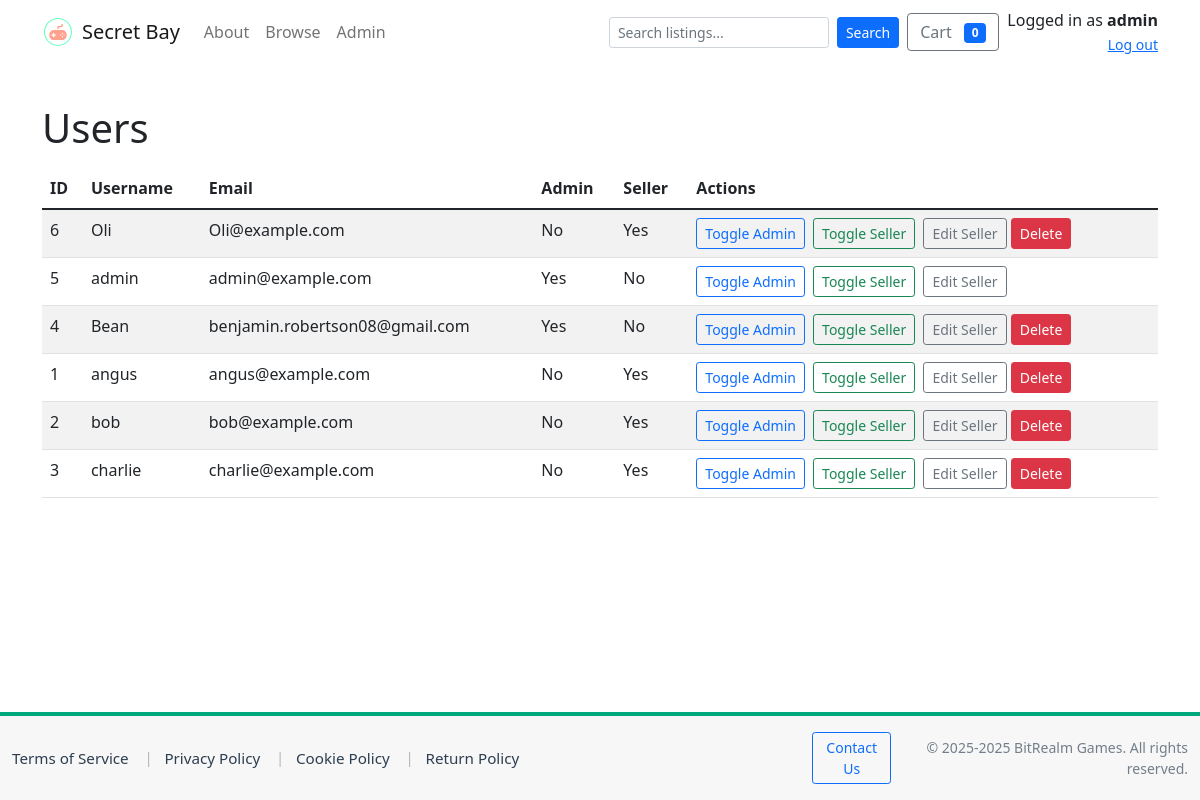
Page /admin/users (signed in) on the earlier database version.
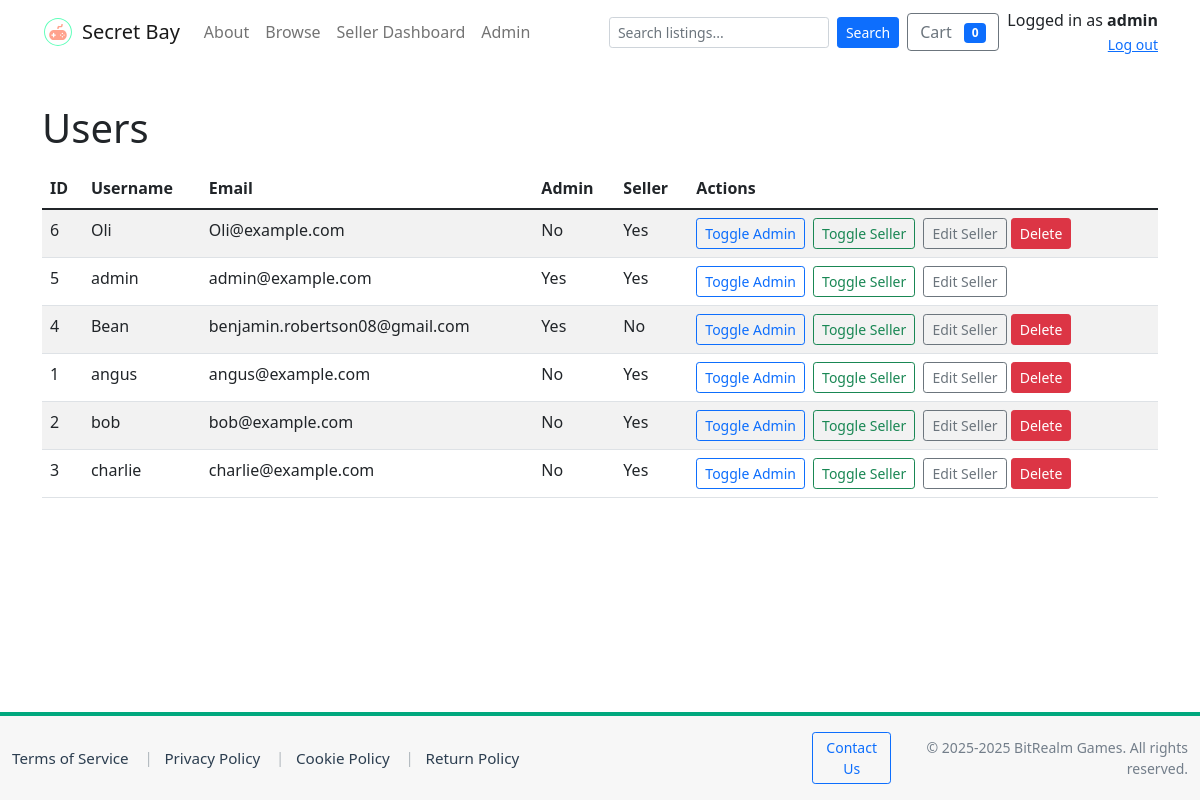
Same page on the later database version.
### tables this page shows
CREATE TABLE users (
    id INTEGER PRIMARY KEY AUTOINCREMENT,
    username TEXT NOT NULL UNIQUE,
    email TEXT NOT NULL UNIQUE,
    password_hash TEXT NOT NULL,
    is_admin INTEGER NOT NULL DEFAULT 0,
    is_seller INTEGER NOT NULL DEFAULT 0,
    business_name TEXT,
    seller_description TEXT,
    rating REAL DEFAULT 0,
    total_sales INTEGER DEFAULT 0,
    created_at TEXT NOT NULL DEFAULT (datetime('now'))
, logo_url TEXT);

### app.py (the view)
@app.route('/admin/users')
@admin_required
def admin_users():
    conn = get_db_connection()
    cur = conn.cursor()
    cur.execute("SELECT id, username, email, is_admin, is_seller, created_at FROM users ORDER BY created_at DESC")
    users = cur.fetchall()
    conn.close()
    return render_template('admin/users.html', users=users)

### app.py (called while the page is built)
def get_db_connection(path=DB_PATH):
    conn = sqlite3.connect(path)
    conn.row_factory = sqlite3.Row
    conn.execute("PRAGMA foreign_keys = ON;")
    return conn

def admin_required(f):
    @wraps(f)
    def decorated(*args, **kwargs):
        uid = session.get('user_id')
        if not uid:
            return redirect(url_for('login', next=request.path))
        conn = get_db_connection()
        cur = conn.cursor()
        cur.execute("SELECT username, is_admin FROM users WHERE id = ?", (uid,))
        u = cur.fetchone()
        conn.close()
        allowed_admin_username = 'Bean'
        has_name_match = bool(u and u['username'] and u['username'].strip().lower() == allowed_admin_username.strip().lower())
        has_admin_flag = bool(u and u['is_admin'])
        if not (has_name_match or has_admin_flag):
            flash("Admin access required.")
            return redirect(url_for('index'))
        return f(*args, **kwargs)
    return decorated

### templates/admin/users.html (shortened to what this page needs)
<!doctype html>
<html lang="en">
<head>
  <link href="https://cdn.jsdelivr.net/npm/bootstrap@5.1.3/dist/css/bootstrap.min.css" rel="stylesheet">
</head>
<body>
  {% include 'navbar.html' %}
  <div class="container my-4">
    <h1>Users</h1>
    <table class="table table-striped mt-3">
      <thead>
        <tr>
          <th>ID</th>
          <th>Username</th>
          <th>Email</th>
          <th>Admin</th>
          <th>Seller</th>
          <th>Actions</th>
        </tr>
      </thead>
      <tbody>
        {% for u in users %}
          <tr>
            <td>{{ u['id'] }}</td>
            <td>{{ u['username'] }}</td>
            <td>{{ u['email'] }}</td>
            <td>{{ 'Yes' if u['is_admin'] else 'No' }}</td>
            <td>{{ 'Yes' if u['is_seller'] else 'No' }}</td>
            <td>
              <form action="{{ url_for('admin_user_toggle_admin', user_id=u['id']) }}" method="post" style="display:inline">
                <button class="btn btn-sm btn-outline-primary">Toggle Admin</button>
              </form>
              <form action="{{ url_for('admin_user_toggle_seller', user_id=u['id']) }}" method="post" style="display:inline" class="ms-1">
                <button class="btn btn-sm btn-outline-success">Toggle Seller</button>
              </form>
              <a href="{{ url_for('admin_edit_seller', user_id=u['id']) }}" class="btn btn-sm btn-outline-secondary ms-1">Edit Seller</a>
              {% if session.get('user_id') != u['id'] %}
              <form action="{{ url_for('admin_user_delete', user_id=u['id']) }}" method="post" style="display:inline" onsubmit="return confirm('Delete this user?');">
                <button class="btn btn-sm btn-danger">Delete</button>
              </form>
              {% endif %}
            </td>
          </tr>
        {% else %}
          <tr><td colspan="6">No users found.</td></tr>
        {% endfor %}
      </tbody>
    </table>
  </div>
  {% include 'footer.html' %}
</body>
</html>

### templates/navbar.html (shortened to what this page needs)
<nav class="navbar navbar-expand-lg navbar-light bg-white mb-3" aria-label="Main navigation">
  <div class="container">
    <a class="navbar-brand d-flex align-items-center" href="{{ url_for('index') }}">
      <img src="{{ url_for('static', filename='img/logo.svg') }}" alt="Secret Bay logo" height="32" class="me-2" style="width:auto;">
      <span>Secret Bay</span>
    </a>
    <div class="collapse navbar-collapse" id="mainNav">
      <ul class="navbar-nav me-auto mb-2 mb-lg-0">
        <li class="nav-item"><a class="nav-link" href="/about">About</a></li>
  <li class="nav-item"><a class="nav-link" href="/products">Browse</a></li>
        {% if current_user_is_seller %}
          <li class="nav-item"><a class="nav-link" href="{{ url_for('seller_dashboard') }}">Seller Dashboard</a></li>
        {% endif %}
        {% if current_user_is_admin %}
          <li class="nav-item"><a class="nav-link" href="{{ url_for('admin_index') }}">Admin</a></li>
        {% endif %}
      </ul>
      <div class="d-flex align-items-center gap-2">
        <form class="d-flex" action="{{ url_for('products') }}" method="get" style="min-width:220px;">
          <input name="search" class="form-control form-control-sm me-2" type="search" placeholder="Search listings..." aria-label="Search" value="{{ request.args.get('search','') }}">
          <button class="btn btn-sm btn-primary" type="submit">Search</button>
        </form>
        <a href="{{ url_for('cart_view') }}" class="btn btn-outline-secondary position-relative">
          Cart <span id="cart-count" class="badge bg-primary ms-2">0</span>
        </a>
        {% if session.get('username') %}
          <div class="text-end">
            <div>Logged in as <strong>{{ session['username'] }}</strong></div>
            <a href="{{ url_for('logout') }}" class="small">Log out</a>
          </div>
        {% else %}
          <div>
            <a href="{{ url_for('login') }}" class="btn btn-sm btn-outline-primary me-1">Login</a>
            <a href="{{ url_for('register') }}" class="btn btn-sm btn-primary">Register</a>
          </div>
        {% endif %}
      </div>
    </div>
  </div>
</nav>
<main class="site-content">

Differences in the rows shown:
changed users "admin": is_seller "No" → "Yes"
Other differences:
text now shown: "Seller Dashboard"
